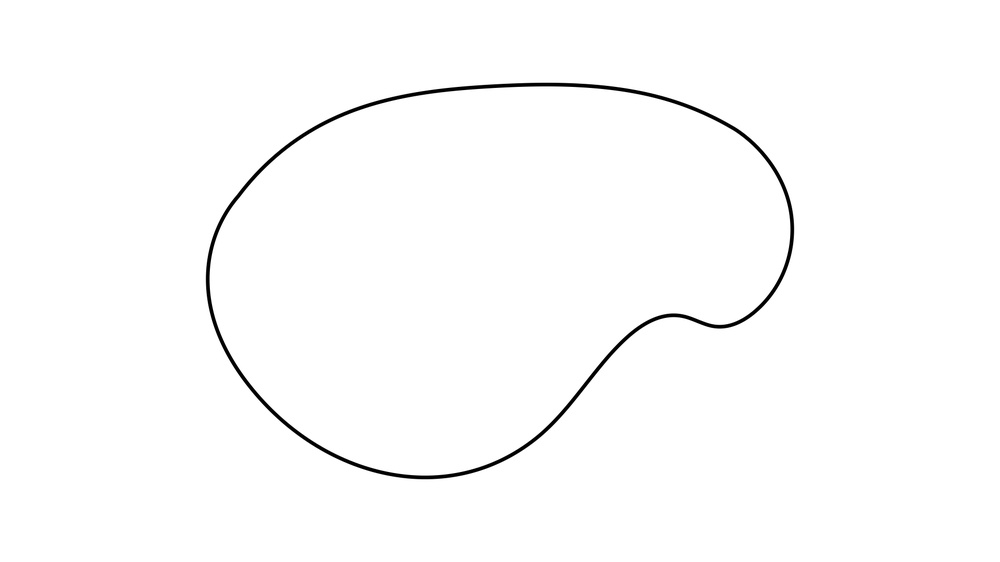
#> input picture MonteCarlo.jpeg, 1000 x 562 px, shrunk from 1920 x 1080 before the run
$ python tessalation.py
#> lines starting #> are read from the running program, lines starting #| are printed output that depends on the picture
from PIL import Image
import numpy as np
import matplotlib.pyplot as plt
from matplotlib.path import Path  # Corrected import for Path
from scipy.spatial import Delaunay, ConvexHull
from sklearn.cluster import KMeans

def extract_evenly_spaced_black_points(image_path, num_points=100, threshold=10):
    # Load the image and convert to black and white
#> called with image_path = 'MonteCarlo.jpeg', num_points = 100, threshold = 10
    image = Image.open(image_path)
#> image is the input picture: PIL image 1000x562 RGB; min 0, max 255, mean 252.4
    bw_image = image.convert('L')
    image_array = np.array(bw_image)

    # Identify black points
    black_points_indices = np.where(image_array < threshold)
#> black_points_indices = 3929 positions, rows 83 to 478, columns 207 to 792
    black_points_list = list(zip(black_points_indices[1], black_points_indices[0]))
#> black_points_list = 3929 pairs, first value 207 to 792, second value 83 to 478

    # Cluster the black points and find the centroids
    black_points_array = np.array(black_points_list)
#> black_points_array has the same summary as black_points_list
    kmeans = KMeans(n_clusters=num_points, random_state=0).fit(black_points_array)
    evenly_spaced_points = kmeans.cluster_centers_
#> evenly_spaced_points = 100 pairs, first value 207.6 to 791.5, second value 84.04 to 476.9

    # Convert centroids to integer tuples
    evenly_spaced_points_int = [tuple(map(int, point)) for point in evenly_spaced_points]
#> evenly_spaced_points_int = 100 pairs, first value 207 to 791, second value 84 to 476
    return evenly_spaced_points_int

def is_inside_boundary(points, boundary_points):
    hull = ConvexHull(boundary_points)
    hull_path = Path(boundary_points[hull.vertices])
    return hull_path.contains_points(points)

def add_internal_points_and_triangulate(boundary_points, num_internal_points=50):
    # Determine the bounding box
    min_x, max_x = np.min(boundary_points[:, 0]), np.max(boundary_points[:, 0])
    min_y, max_y = np.min(boundary_points[:, 1]), np.max(boundary_points[:, 1])

    # Generate random internal points
    np.random.seed(0)
    internal_points = np.random.rand(num_internal_points, 2)
    internal_points[:, 0] = internal_points[:, 0] * (max_x - min_x) + min_x
    internal_points[:, 1] = internal_points[:, 1] * (max_y - min_y) + min_y

    # Filter out points that are outside the boundary
    internal_points_inside = internal_points[is_inside_boundary(internal_points, boundary_points)]

    # Combine boundary and internal points
    all_points = np.vstack((boundary_points, internal_points_inside))

    # Perform Delaunay triangulation
    tri = Delaunay(all_points)
    return all_points, tri.simplices

def plot_triangulation(all_points, simplices):
    # Plot the triangulation
    plt.triplot(all_points[:, 0], all_points[:, 1], simplices)
    plt.plot(all_points[:, 0], all_points[:, 1], 'o')
    plt.show()

def place_bubbles_and_triangulate(points, num_bubbles=1):
    """
    Places bubbles (additional points) at the centroid of existing points and performs Delaunay triangulation.

    Parameters:
        points (np.array): An array of points to be triangulated.
        num_bubbles (int): The number of bubbles (additional points) to add.

    Returns:
        np.array: An array of points including the bubbles.
        np.array: An array of simplices from the Delaunay triangulation.
    """
    # Calculate the centroid of the existing points
    centroid = np.mean(points, axis=0)

    # Place bubbles at the centroid
    bubbles = np.tile(centroid, (num_bubbles, 1))

    # Combine the original points with the bubbles
    all_points = np.vstack((points, bubbles))

    # Perform Delaunay triangulation
    tri = Delaunay(all_points)

    return all_points, tri.simplices

# Main execution
image_path = 'MonteCarlo.jpeg'
boundary_points = extract_evenly_spaced_black_points(image_path)
#> boundary_points has the same summary as evenly_spaced_points_int in extract_evenly_spaced_black_points
boundary_points_array = np.array(boundary_points)
#> boundary_points_array has the same summary as evenly_spaced_points_int in extract_evenly_spaced_black_points
#all_points, triangles = add_internal_points_and_triangulate(boundary_points_array)
all_points, triangles = place_bubbles_and_triangulate(boundary_points_array)
#> in place_bubbles_and_triangulate, `centroid = np.mean(points, axis=0)`: centroid = [493.2, 267.1]
#> in place_bubbles_and_triangulate, `bubbles = np.tile(centroid, (num_bubbles, 1))`: bubbles = [[493.2, 267.1]]
#> in place_bubbles_and_triangulate, `all_points = np.vstack((points, bubbles))`: all_points = 101 pairs, first value 207 to 791, second value 84 to 476
#> triangles = 122 rows, first 8: [9, 82, 35], [100, 66, 83], [75, 100, 45], [75, 18, 100], [100, 63, 37], [18, 63, 100], [61, 64, 100], [88, 100, 37]
plot_triangulation(all_points, triangles)
#> in plot_triangulation, `plt.show()`:
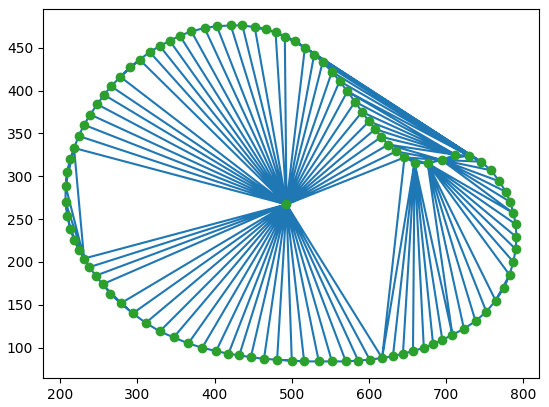
#> figure drawn by matplotlib, 1 panel
